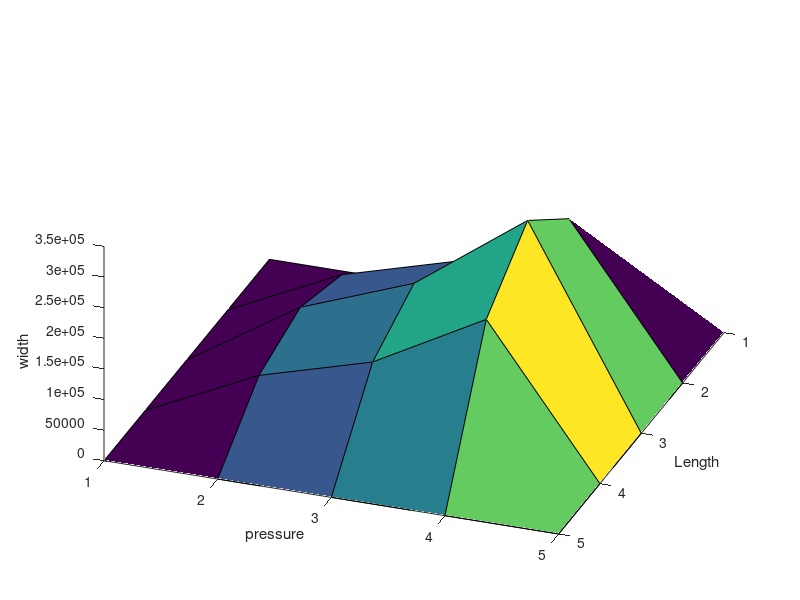

This figure's MATLAB source:
%This program is prepared by Suman Kumar                                                              
clc;%clear command window
clear all;%graphic clear
Nx=input(' Nodes in X-Direction   :');
Nz=input(' Nodes in Z-Direction   :');
rpm=input('Speed of Runner        :');
eta0=0.06;

%low viscous bearing SAE 30 40 50 
%unit of  viscocoty is Pa-s;
% R1=0.075;
% R2=0.0925;                  %Radius distance in m
% Rm=(R1+R2)/2                %mean Radius0.0837
U= (0.0088*rpm);        %sliding Velocity (in m/s)0.0837
L=0.0657*rpm;           %2piN/60
W=0.0175;
h2=3E-6;                    %Minimum film thickness
sh=3E-6;
h1=h2+sh;
delxb=1/(Nx-1);
delzb=2/(Nz-1);
%*******************************************************************

for i=1:1:Nx
    for k=1:1:Nz
        xb(i)=(i-1)*delxb;
        zb(k)=-1+(k-1)*delzb;
        pb(i,k)=0;
        hb(i,k)=1+(sh/h2)*[1-xb(i)];
    end
end

iter1=1;
error1=1;
 while(error1>=1e-6)
     pbdifsum=0;
     pbsum=0;
     for i=2:1:Nx-1
         for k=2:1:Nz-1 

term1= 3*(hb(i,k))^2;
term2= (pb(i+1,k)-pb(i-1,k))/(2*delxb);
term3= (hb(i+1,k)-hb(i-1,k))/(2*delxb);
term4= term1*term2*term3;
term5= ((hb(i,k))^3)/delxb^2;
term6= pb(i+1,k)+pb(i-1,k);
term7= (2*L/W)^2;
term8= (hb(i,k+1)-hb(i,k-1))/(2*delzb);
term9= (pb(i,k+1)-pb(i,k-1))/(2*delzb);
term10= ((hb(i,k))^3)/(delzb^2);
term11= pb(i,k+1)+pb(i,k-1);
term12=(3*(hb(i+1,k)-hb(i-1,k)))/(delxb);
term13= term4 + term5* term6;
term14= 2*term5;
term15= term7*term1*term8*term9;
term16= term7*term10*term11;
term17= 2*term7*term10;
term18= term13+term15+term16-term12;
term19= term14+term17;
term20= (term18/term19);
pp= term20;
dif=(pp-pb(i,k));
pb(i,k)=pp;
pbdifsum=pbdifsum+abs(dif);
pbsum=pbsum+pb(i,k);
       end
     end
    error1=pbdifsum/pbsum;
 end
 
 for i=1:1:Nx
    for k=1:1:Nz        
        p(i,k)= pb(i,k)*eta0*U*1/(h2*h2)%%%check;
    end
 end
 hold on
 [X,Z]=meshgrid(i,k);
 surfc(p);
 view(110,45);
 zlabel('width');
 ylabel('pressure');
 xlabel('Length');
%************************************************************************
%solution for Renoylds Equation

